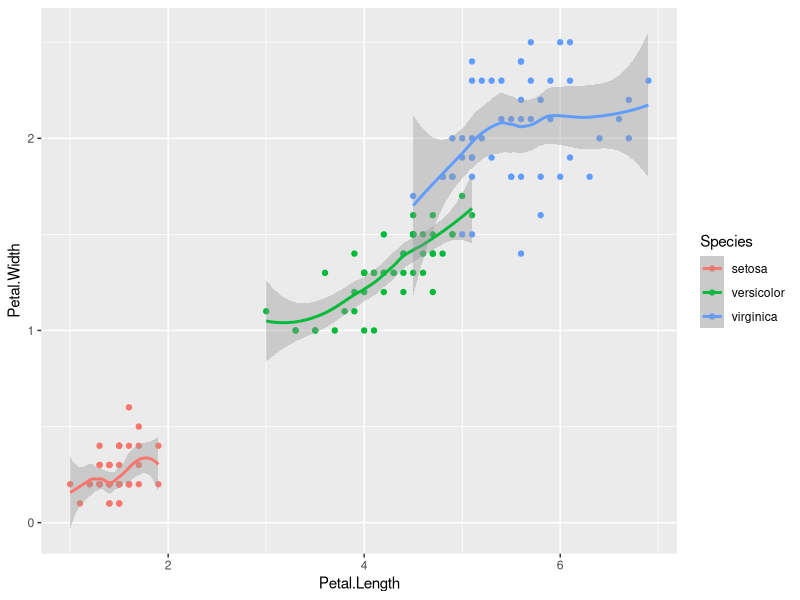
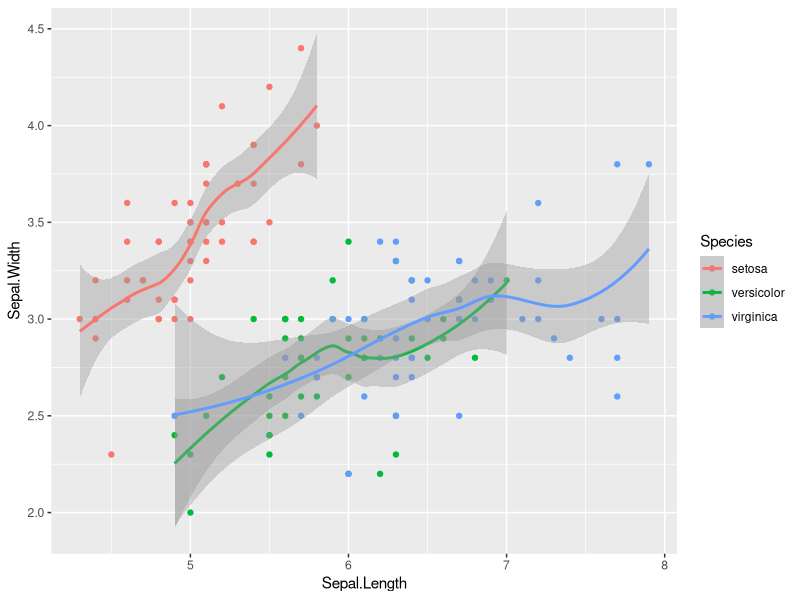
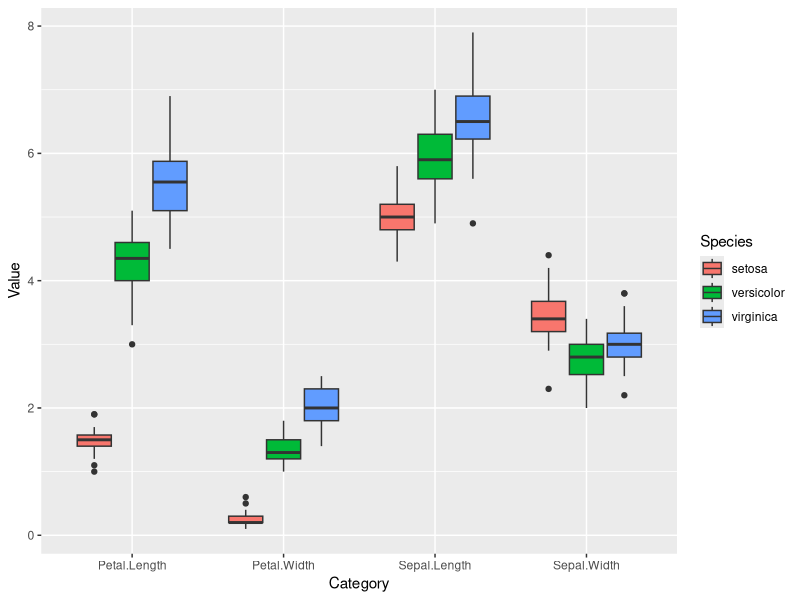
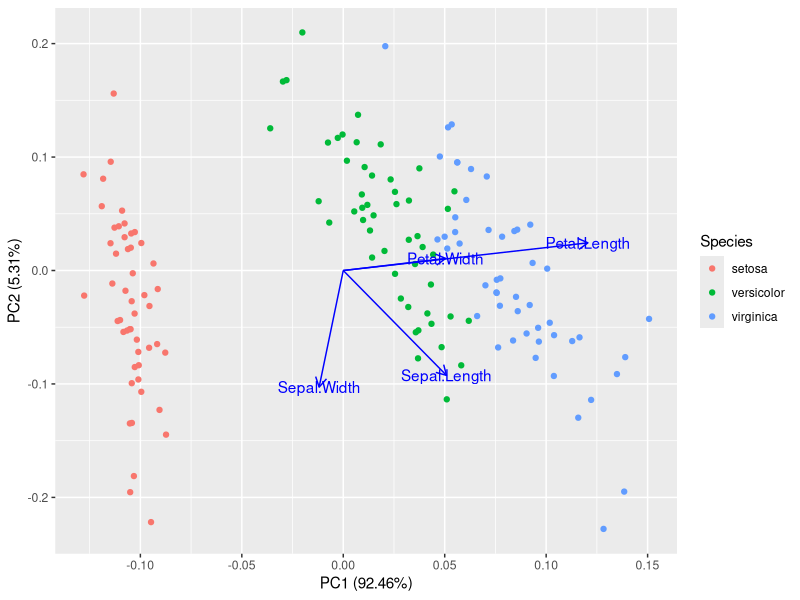
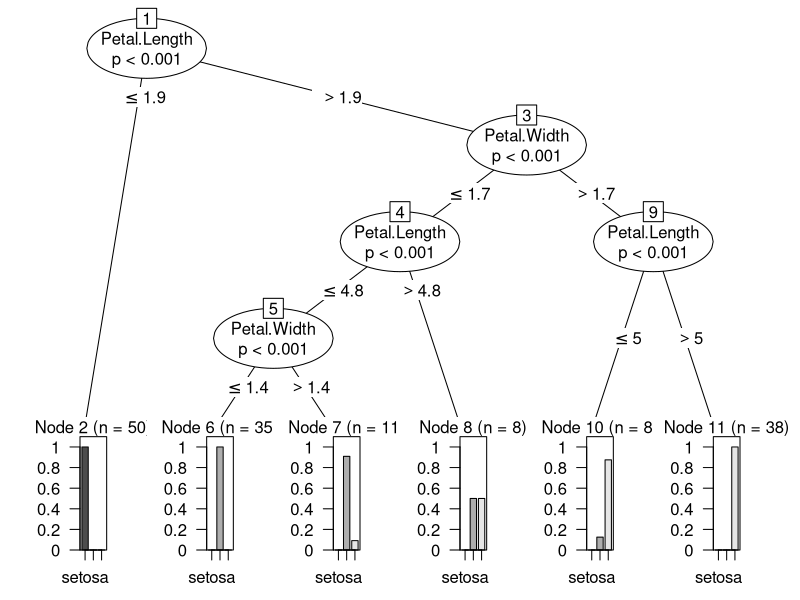
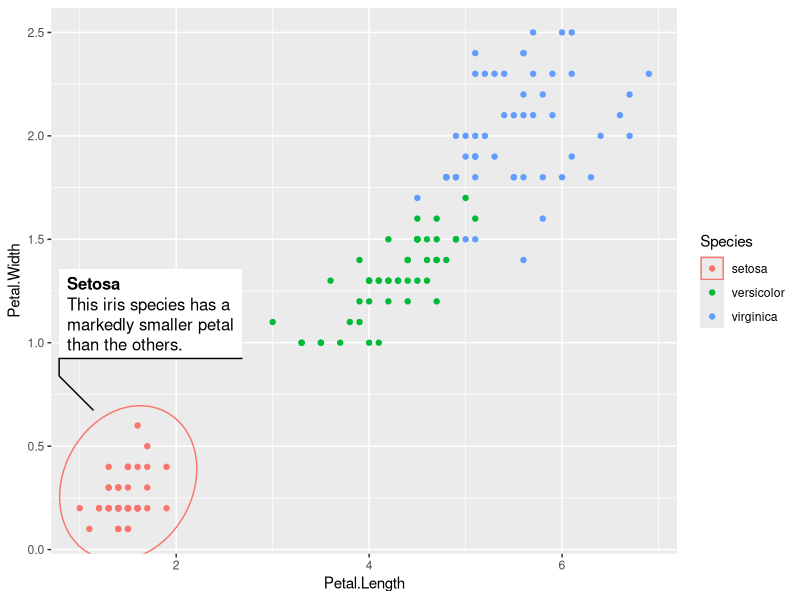

Reproduce these figures in R, in order.
## ---- chunk 1
#load the packages and suppress the annoying messages at the beginning
suppressPackageStartupMessages(library(tidyverse))
suppressPackageStartupMessages(library(ggfortify))
suppressPackageStartupMessages(library(party))
# load the data
data(iris)
## ---- chunk 2
data(iris)
str(iris)
## ---- chunk 3
head(iris)
## ---- chunk 4
iris %>%
  ggplot(aes(x=Petal.Length,y=Petal.Width, colour = Species)) +
  geom_point() +
  geom_smooth()
iris %>%
  ggplot(aes(x=Sepal.Length,y=Sepal.Width, colour = Species)) +
  geom_point() +
  geom_smooth()
## ---- chunk 5
iris %>%
  gather("Category","Value",-c(Species)) %>%
  ggplot(aes(x=Category,y=Value,fill=Species)) +
  geom_boxplot()
## ---- chunk 6
iris %>%
  # remove information of species to avoid overclassification
  select(-Species) %>%
  # run PCA
  prcomp() %>%
  autoplot(data = iris,
           # add colour to the points based on species
           colour = 'Species',
           # add arrows showing the effect of each variable
           loadings = TRUE,
           loadings.colour = "blue",
           # add the names of the arrows
           loadings.label = TRUE,
           loadings.label.colour = "blue")
## ---- chunk 7
ctree(Species ~. ,
      data = iris,
      controls = ctree_control(testtype = "MonteCarlo")) -> flower_tree
plot(flower_tree, gp = gpar(fontsize = 8))
## ---- chunk 8
# we extract the responses from the tree 
pred_flower<-predict(flower_tree)
# and use them to predict the value of "To" in every row
accuracy_table<-table(pred_flower,iris$Species)
# the columns are the right output, the rows are the predictions
accuracy_table
# finally, we convert the table into a percentage
sum(diag(accuracy_table))/sum(accuracy_table)
# for instance, if the accuracy is 75%, it means that on 100 random cases, the model can guess correctly if there is a "to" or not 75 times
# But how good or bad is that? let's have a look at the Majority baseline
max( c(sum(accuracy_table[,1]),sum(accuracy_table[,2]))) /sum(accuracy_table)
## ---- chunk 9
suppressPackageStartupMessages(library(ggforce))
# specify the content to be added on the plot
desc <- 'This iris species has a markedly smaller petal than the others.'
# make the plot
ggplot(iris, 
       aes(x=Petal.Length,y=Petal.Width,colour=Species )) +
  geom_mark_ellipse(aes(filter = Species == 'setosa', # only add the ellipse for setosa
                        label = 'Setosa', 
                        # link to the content to be added on the plot
                        description = desc)) +
  geom_point()
